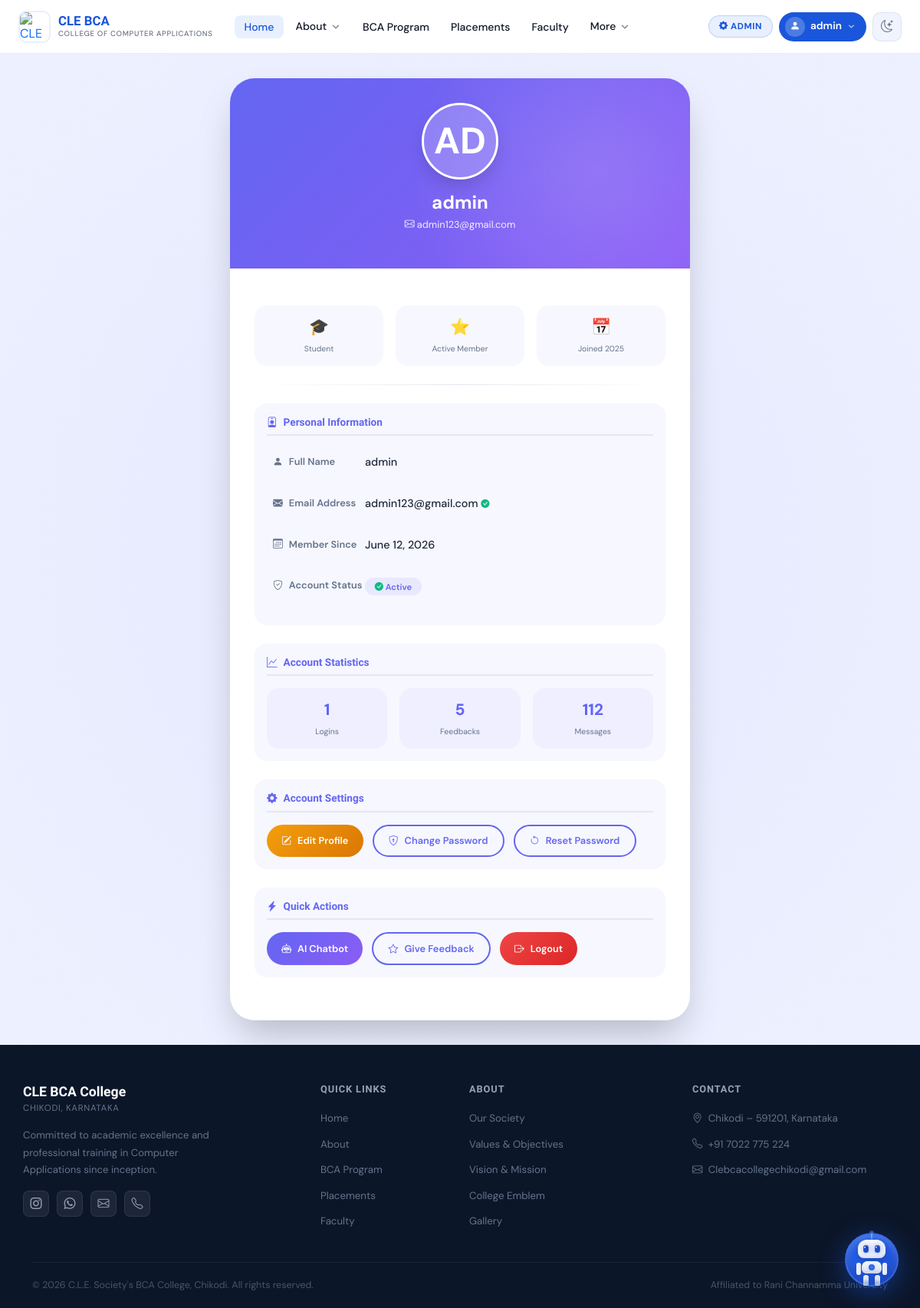
The page /profile/ (signed in) on the database its author committed.
### myapp/models.py (models this page shows, shortened)
class CustomUser(AbstractBaseUser, PermissionsMixin):
    GENDER_CHOICES = [
        ('male',   'Male'),
        ('female', 'Female'),
        ('other',  'Other'),
    ]
    email    = models.EmailField(unique=True)
    username = models.CharField(max_length=150, unique=True, blank=True)
    name     = models.CharField(max_length=100)
    contact = models.CharField(max_length=15, blank=True, null=True)
    age     = models.PositiveIntegerField(null=True, blank=True)
    gender  = models.CharField(max_length=10, choices=GENDER_CHOICES, blank=True, null=True)
    is_active    = models.BooleanField(default=True)
    is_staff     = models.BooleanField(default=False)
    is_admin     = models.BooleanField(default=False)
    date_joined  = models.DateTimeField(default=timezone.now)
    USERNAME_FIELD  = 'email'
    REQUIRED_FIELDS = ['name']
    objects = CustomUserManager()
    class Meta:
        verbose_name        = 'User'
        verbose_name_plural = 'Users'
        ordering            = ['email']

### myapp/views.py (the view)
# urls.py: path('profile/',      profile_view, name='profile'),
@login_required
def profile_view(request):
    return render(request, 'account/profile.html', {'user': request.user})

### templates/account/profile.html (shortened to what this page needs)
{% extends "base.html" %}
{% load static %}
{% block content %}
<div class="profile-wrapper">
    <div class="profile-card">
        <div class="profile-header">
            <div class="avatar-container">
                <div class="profile-avatar">
                    {{ user.name|slice:":1"|upper }}{{ user.name|slice:"1:2"|upper }}
                </div>
            </div>
            <h2>{{ user.name }}</h2>
            <p><i class="bi bi-envelope"></i> {{ user.email }}</p>
        </div>
        <div class="profile-body">
            <div class="stats-row">
                <div class="stat-item">
                    <span class="stat-number">🎓</span>
                    <span class="stat-label">Student</span>
                </div>
                <div class="stat-item">
                    <span class="stat-number">⭐</span>
                    <span class="stat-label">Active Member</span>
                </div>
                <div class="stat-item">
                    <span class="stat-number">📅</span>
                    <span class="stat-label">Joined 2025</span>
                </div>
            </div>
            <div class="divider"></div>
            <div class="info-section">
                <div class="section-title">
                    <i class="bi bi-person-badge"></i>
                    Personal Information
                </div>
                <div class="info-row">
                    <div class="info-label">
                        <i class="bi bi-person-fill"></i> Full Name
                    </div>
                    <div class="info-value">{{ user.name }}</div>
                </div>
                <div class="info-row">
                    <div class="info-label">
                        <i class="bi bi-envelope-fill"></i> Email Address
                    </div>
                    <div class="info-value">
                        {{ user.email }}
                        <i class="bi bi-check-circle-fill" data-bs-toggle="tooltip" title="Verified"></i>
                    </div>
                </div>
                <div class="info-row">
                    <div class="info-label">
                        <i class="bi bi-calendar3"></i> Member Since
                    </div>
                    <div class="info-value">{{ user.date_joined|date:"F d, Y" }}</div>
                </div>
                <div class="info-row">
                    <div class="info-label">
                        <i class="bi bi-shield-check"></i> Account Status
                    </div>
                    <div class="info-value">
                        <span class="badge-custom">
                            <i class="bi bi-check-circle-fill"></i> Active
                        </span>
                    </div>
                </div>
            </div>
            <div class="info-section">
                <div class="section-title">
                    <i class="bi bi-graph-up"></i>
                    Account Statistics
                </div>
                <div class="stats-row">
                    <div class="stat-item">
                        <span class="stat-number" id="loginCount">0</span>
                        <span class="stat-label">Logins</span>
                    </div>
                    <div class="stat-item">
                        <span class="stat-number" id="feedbackCount">0</span>
                        <span class="stat-label">Feedbacks</span>
                    </div>
                    <div class="stat-item">
                        <span class="stat-number" id="chatCount">0</span>
                        <span class="stat-label">Messages</span>
                    </div>
                </div>
            </div>
            <div class="info-section">
                <div class="section-title">
                    <i class="bi bi-gear-fill"></i>
                    Account Settings
                </div>
                <div class="button-group">
                    <a href="{% url 'edit_profile' %}" class="btn-custom btn-warning-custom">
                        <i class="bi bi-pencil-square"></i> Edit Profile
                    </a>
                    <a href="{% url 'change_password' %}" class="btn-custom btn-outline-custom">
                        <i class="bi bi-shield-lock"></i> Change Password
                    </a>
                    <a href="{% url 'password_reset' %}" class="btn-custom btn-outline-custom">
                        <i class="bi bi-arrow-counterclockwise"></i> Reset Password
                    </a>
                </div>
            </div>
            <div class="info-section">
                <div class="section-title">
                    <i class="bi bi-lightning-charge-fill"></i>
                    Quick Actions
                </div>
                <div class="button-group">
                    <a href="{% url 'dashboard' %}" class="btn-custom btn-primary-custom">
                        <i class="bi bi-robot"></i> AI Chatbot
                    </a>
                    <a href="{% url 'feedback' %}" class="btn-custom btn-outline-custom">
                        <i class="bi bi-star"></i> Give Feedback
                    </a>
                    <a href="#" class="btn-custom btn-danger-custom" id="logoutBtn">
                        <i class="bi bi-box-arrow-right"></i> Logout
                    </a>
                </div>
            </div>
        </div>
    </div>
</div>
{% endblock %}

### templates/base.html (shortened to what this page needs)
{% load static %}
<!doctype html>
<html lang="en">
<head>
<link href="https://cdn.jsdelivr.net/npm/bootstrap@5.3.3/dist/css/bootstrap.min.css" rel="stylesheet">
<link href="https://cdn.jsdelivr.net/npm/bootstrap-icons@1.11.3/font/bootstrap-icons.min.css" rel="stylesheet">
</head>
<body>
<nav class="cle-nav" id="cleNav" role="navigation" aria-label="Main navigation">
  <div class="cle-inner">
    <a class="cle-brand" href="/">
      <img src="https://encrypted-tbn0.gstatic.com/images?q=tbn:ANd9GcQ-Mlf3YXyj75CrbbX2So62rxl5jZz4C4YA_A&s"
           alt="CLE BCA Logo" class="cle-brand__logo" width="42" height="42">
      <div>
        <div class="cle-brand__name">CLE BCA</div>
        <div class="cle-brand__sub">College of Computer Applications</div>
      </div>
    </a>
    <ul class="cle-links" role="list">
      <li><a href="/" class="cle-link active">Home</a></li>
      <li class="cle-dd" id="dd-about">
        <button class="cle-dd__btn" aria-haspopup="true" aria-expanded="false" aria-controls="menu-about">
          About
          <svg class="cle-chevron" viewBox="0 0 16 16" fill="none" aria-hidden="true">
            <path d="M4 6l4 4 4-4" stroke="currentColor" stroke-width="1.8" stroke-linecap="round" stroke-linejoin="round"/>
          </svg>
        </button>
      </li>
      <li><a href="/#program" class="cle-link">BCA Program</a></li>
      <li><a href="/#placements" class="cle-link">Placements</a></li>
      <li><a href="#faculty" class="cle-link">Faculty</a></li>
      <li class="cle-dd" id="dd-more">
        <button class="cle-dd__btn" aria-haspopup="true" aria-expanded="false" aria-controls="menu-more">
          More
          <svg class="cle-chevron" viewBox="0 0 16 16" fill="none" aria-hidden="true">
            <path d="M4 6l4 4 4-4" stroke="currentColor" stroke-width="1.8" stroke-linecap="round" stroke-linejoin="round"/>
          </svg>
        </button>
      </li>
    </ul>
    <div class="cle-controls">
      {% if user.is_staff %}
      <a href="/admin/" class="cle-admin-badge">
        <i class="bi bi-gear-fill"></i> Admin
      </a>
      {% endif %}
      <div class="cle-dd cle-dd--right" id="dd-account">
        <button class="cle-acct-btn" aria-haspopup="true" aria-expanded="false" aria-controls="menu-account">
          <span class="av"><i class="bi bi-person-fill"></i></span>
          <span class="cle-uname">
            {% if user.is_authenticated %}{{ user.name|default:user.email }}{% else %}Account{% endif %}
          </span>
          <svg style="width:11px;height:11px;opacity:0.7;" viewBox="0 0 16 16" fill="none" aria-hidden="true">
            <path d="M4 6l4 4 4-4" stroke="currentColor" stroke-width="2" stroke-linecap="round" stroke-linejoin="round"/>
          </svg>
        </button>
      </div>
      <button class="cle-icon-btn" id="themeToggle" aria-label="Toggle dark mode" type="button">
        <i class="bi bi-moon-stars" id="themeIcon"></i>
      </button>
    </div>
  </div>
</nav>
{% block content %}{% endblock %}
<footer class="site-footer">
  <div class="container footer-top">
    <div class="row g-4">
      <div class="col-lg-4 col-md-6">
        <div class="footer-brand">
          <div class="footer-brand__name">CLE BCA College</div>
          <div class="footer-brand__sub">Chikodi, Karnataka</div>
        </div>
        <p class="footer-desc">Committed to academic excellence and professional training in Computer Applications since inception.</p>
        <div class="footer-social mt-3">
          <a href="https://www.instagram.com/cle_degree_college_chikodi?igsh=NXZ4ZDZvcjNyeGox" target="_blank" title="Instagram"><i class="bi bi-instagram"></i></a>
          <a href="https://wa.me/917022775224" target="_blank" title="WhatsApp"><i class="bi bi-whatsapp"></i></a>
          <a href="mailto:Clebcacollegechikodi@gmail.com" title="Email"><i class="bi bi-envelope"></i></a>
          <a href="tel:+917483087851" title="Phone"><i class="bi bi-telephone"></i></a>
        </div>
      </div>
      <div class="col-lg-2 col-md-6 col-6">
        <div class="footer-heading">Quick Links</div>
        <ul class="footer-links">
          <li><a href="/">Home</a></li>
          <li><a href="/#about">About</a></li>
          <li><a href="/#program">BCA Program</a></li>
          <li><a href="/#placements">Placements</a></li>
          <li><a href="#faculty">Faculty</a></li>
        </ul>
      </div>
      <div class="col-lg-3 col-md-6 col-6">
        <div class="footer-heading">About</div>
        <ul class="footer-links">
          <li><a href="{% url 'our_society_and_institution' %}">Our Society</a></li>
          <li><a href="{% url 'values_objectives' %}">Values &amp; Objectives</a></li>
          <li><a href="{% url 'vision_mission' %}">Vision &amp; Mission</a></li>
          <li><a href="{% url 'college_emblem' %}">College Emblem</a></li>
          <li><a href="{% url 'gallery' %}">Gallery</a></li>
        </ul>
      </div>
      <div class="col-lg-3 col-md-6">
        <div class="footer-heading">Contact</div>
        <ul class="footer-links">
          <li><a href="https://www.google.com/maps/place/CLE+Degree+College+Chikkodi/" target="_blank">
            <i class="bi bi-geo-alt me-1"></i> Chikodi – 591201, Karnataka
          </a></li>
          <li><a href="tel:+917483087851"><i class="bi bi-telephone me-1"></i> +91 7022 775 224</a></li>
          <li><a href="mailto:Clebcacollegechikodi@gmail.com"><i class="bi bi-envelope me-1"></i> Clebcacollegechikodi@gmail.com</a></li>
        </ul>
      </div>
    </div>
  </div>
  <div class="container">
    <div class="footer-bottom">
      <span>© 2026 C.L.E. Society's BCA College, Chikodi. All rights reserved.</span>
      <span>Affiliated to Rani Channamma University</span>
    </div>
  </div>
</footer>
<a href="{% url 'dashboard' %}" class="chatbot-float" title="Chat with AI Bot">
  <div class="robot">
    <div class="robot-head">
      <div class="robot-eyes"><span></span><span></span></div>
    </div>
    <div class="robot-body">
      <div class="arm arm-left"></div>
      <div class="arm arm-right"></div>
    </div>
    <div class="legs"><div class="leg"></div><div class="leg"></div></div>
  </div>
</a>
</body>
</html>

### rows shown on the page
CustomUser: name "admin", name "A", name "D", email "admin123@gmail.com", date_joined "June 12, 2026"
